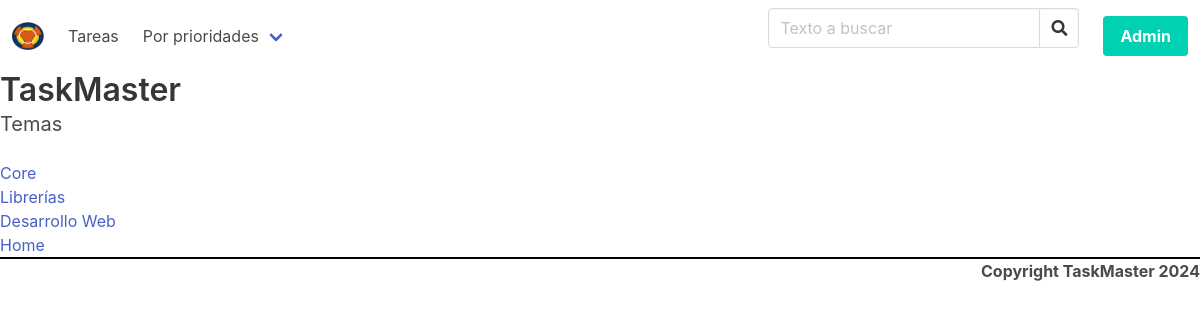
Screenshot of /temas/ with the database file from the repository.
### tasks/models.py (models this page shows, shortened)
class Subject(models.Model):
    class Meta:
        verbose_name = "Asignatura"
        verbose_name_plural = "Asignaturas"
    id = models.AutoField(primary_key=True)
    name = models.CharField(
        verbose_name="Nombre de la asignatura",
        max_length=120,
        unique=True,
    )
    created = models.DateTimeField(auto_now_add=True)
    updated = models.DateTimeField(auto_now=True)

### tasks/views.py (the view)
# urls.py: path("temas/", views.list_subjects),
def list_subjects(request):
    subjects = Subject.objects.all()
    return render(
        request,
        "tasks/list_subjects.html",
        {
            "title": "Temas",
            "subjects": subjects,
        },
    )

### tasks/templates/tasks/list_subjects.html
{% extends 'tasks/base.html' %}
{% block content %}
<div id="subjects">
    <ul>
        {% for subject in subjects %}
        <li>
            <a href="/temas/{{ subject.pk }}/">
                {{ subject.name }}
            </a>
        </li>
        {% endfor %}
    </ul>
</div>
{% endblock content %}

### rows the page displays
Subject: name "Core"
Subject: name "Librerías"
Subject: name "Desarrollo Web"
Subject: name "Home"

### other values shown
{{ title }} "Temas"
